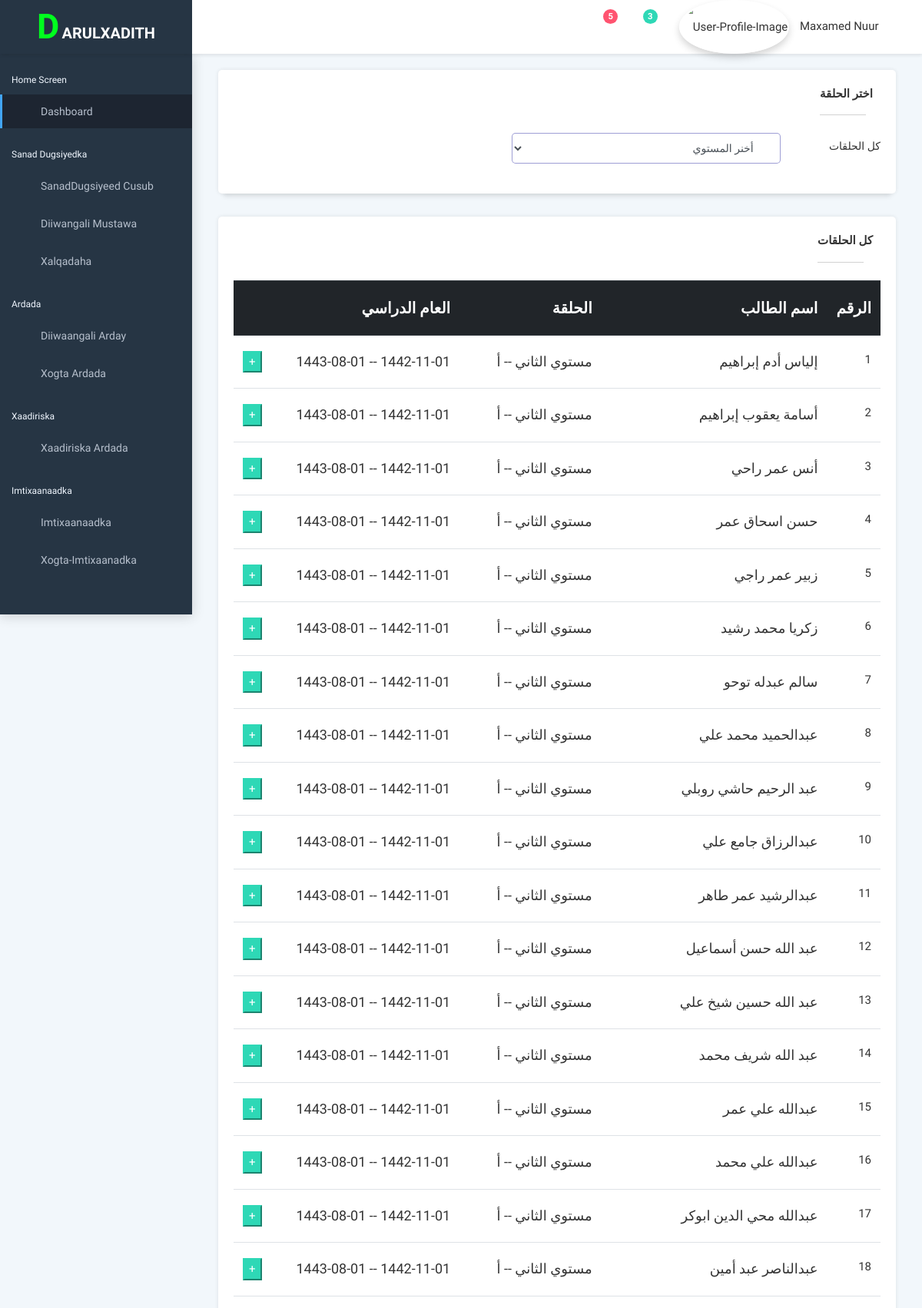
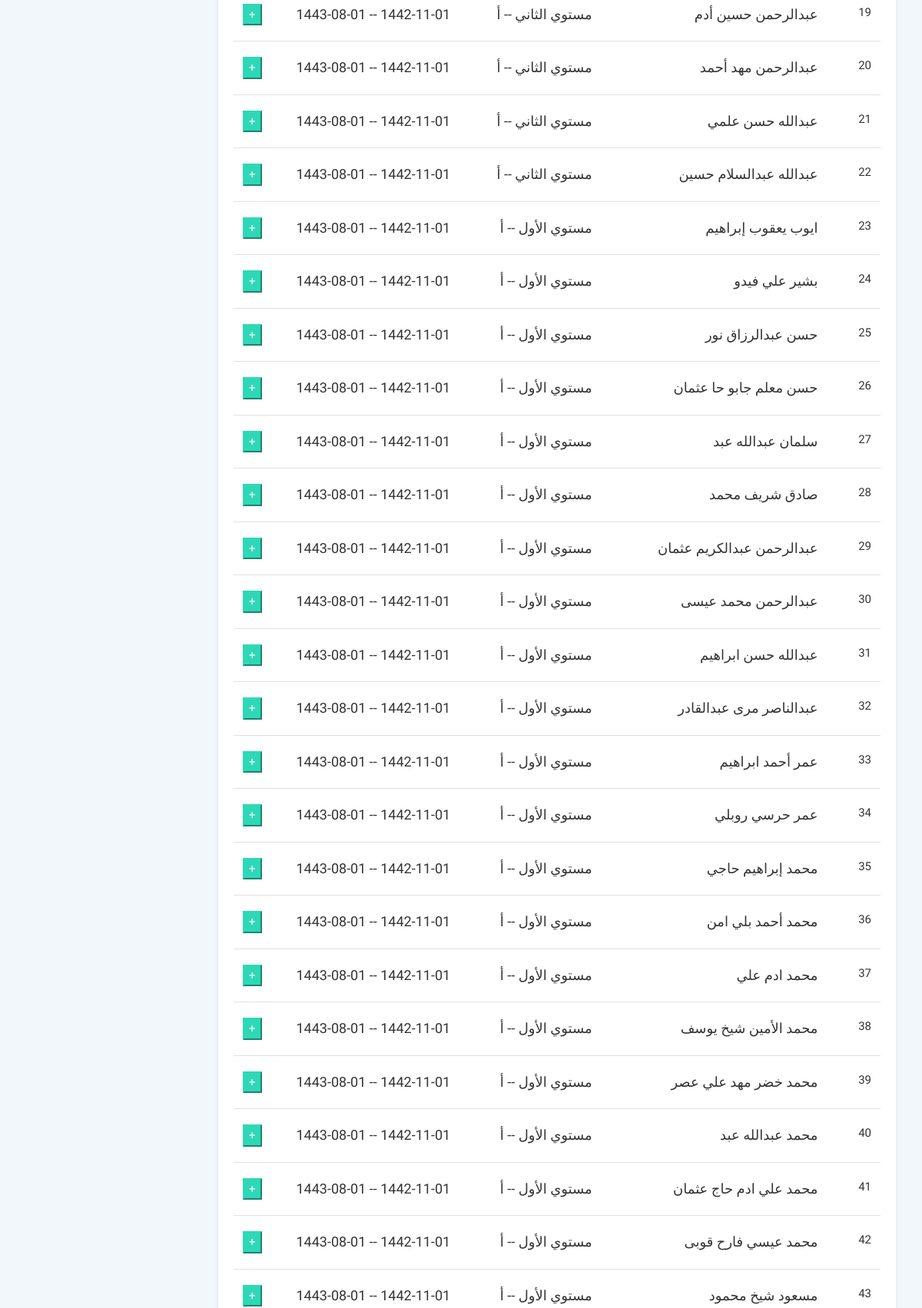
The app's page /imtixaanadka/ (upper part) with its own data (2 pictures, top to bottom).
### darulxadith_system/models.py (models this page shows)
class Ardada(models.Model):
    magacaArdayga=models.CharField(max_length=255)
    jinsiga=models.CharField(max_length=10,default='lab')
    sawirkaArdayga=models.ImageField(null=True,blank=True, upload_to="images/sawirada_ardada/")
    meeshaDhalashada=models.CharField(max_length=100,null=True,blank=True)
    waqtigaDhalashada=models.CharField(max_length=100,null=True,blank=True)
    numberkaArdayga=models.IntegerField(null=True,default=0)
    mustawahaArdayga=models.ForeignKey(Xalqada,on_delete=models.CASCADE)
    magacaMasuulka=models.CharField(max_length=100,null=True,blank=True)
    numberkaMasuulka=models.IntegerField(null=True,default=0)
    sanadDugsiyedka=models.ForeignKey(SanadDugsiyeedka,on_delete=models.CASCADE,default=SanadDugsiyeedka.objects.all().last().id)
    tarikhdaDiwangalinta=models.CharField(max_length=12,blank=True,null=True)
    def __str__(self) -> str:
        return self.magacaArdayga

class Xalqada(models.Model):
    mustawaha=models.ForeignKey(Mustawaha,on_delete=models.CASCADE)
    magacaXalqada=models.CharField(max_length=255)
    def __str__(self) -> str:
        return str(self.mustawaha) +" -- "+ self.magacaXalqada

class Mustawaha(models.Model):
    magacaMustawaha=models.CharField(max_length=100)
    sanadDugsiyeedka=models.ForeignKey(SanadDugsiyeedka,on_delete=models.CASCADE)
    maadoyinka=models.CharField(max_length=1000)
    def __str__(self) -> str:
        return self.magacaMustawaha

class SanadDugsiyeedka(models.Model):
    taariikhdaBillowgaHijri = models.CharField(max_length=10)
    taariikhdaDhamaadkaHijri = models.CharField(max_length=10)
    taariikhdaBillowgaMiladi=models.CharField(max_length=10)
    taariikhdaDhamaadkaMIladi=models.CharField(max_length=10)
    def __str__(self):
        return str(self.taariikhdaBillowgaHijri)+" -- "+str(self.taariikhdaDhamaadkaHijri)

### darulxadith_system/views.py (the view)
# urls.py: path('imtixaanadka/',views.imtixaanadka),
def imtixaanadka(request):
    data={
        'xalqadaha':Xalqada.objects.all(),
        'ardada':Ardada.objects.all()
    }
    return render(request,'darulxadith_pr/imtixaanadka.html',data)

### templates/darulxadith_pr/imtixaanadka.html (shortened to what this page needs)
{% extends 'base.html' %}
{% load jalali_tags %}
{% load static %}
{% block content %}
<div class="pcoded-content" dir="rtl" style="text-align: right; font-family: 'Amiri', serif;">
    <div class="pcoded-inner-content">
        <div class="main-body">
            <div class="page-wrapper">
                <div class="page-body">
                    <div class="row">
                        <div class="col-sm-12">
                            <div class="card">
                                <div class="card-header">
                                    <h5 style="font-family: 'Amiri', serif;">اختر الحلقة</h5>
                                </div>
                                <div class="card-block">
                                    <form method="post" action="/mustawa/" enctype="multipart/form-data">
                                        <div class="form-group row">
                                            <label class="col-sm-2 col-form-label">كل الحلقات</label>
                                            <div class="row">
                                                <div class="col-sm-8">
                                                    <select name="xalqadaha" id="xalqadaha" class="form-control"
                                                        style='padding-right: 30px;width:350px;height: 40px; border: 1px solid rgba(29, 29, 157, 0.427);border-radius: 5px;'
                                                        required style="text-align: center;">
                                                        <option disabled selected> أخنر المستوي </option>
                                                    </select>
                                                </div>
                                            </div>
                                        </div>
                                    </form>
                                </div>
                            </div>
                            {% if not ardada %}
                            {% else %}
                            <div class="card">
                                <div class="card-header">
                                    <h5 style="font-family: 'Amiri', serif;">كل الحلقات</h5>
                                </div>
                                <div class="card-block">
                                    <table class="table table-hover">
                                        <thead class="thead-dark">
                                            <th width="10px"style="font-size: 20px;" >الرقم</th>
                                            <th style="font-size: 20px;">اسم الطالب</th>
                                            <th style="font-size: 20px;">الحلقة</th>
                                            <th style="font-size: 20px;">العام الدراسي</th>
                                            <th width='10px' ></th>
                                        </thead>
                                        <tbody>
                                            {% for ardayga in ardada %}
                                            <tr onclick="location.href='/qaadista_buundoyinka/{{ardayga.mustawahaArdayga.mustawaha}}/{{ardayga.mustawahaArdayga.magacaXalqada}}/{{ardayga}}/'">
                                                 <td>{{ forloop.counter }}</td>
                                                <td style="font-size: 18px;" >{{ ardayga }}</td>
                                                <td style="font-size: 18px;" >{{ ardayga.mustawahaArdayga }}</td>
                                                <td style="font-size: 18px;" >{{ ardayga.sanadDugsiyedka }}</td>
                                                <td><button class="btn-success" >+</button></td>
                                            </tr>
                                            {% endfor %}
                                        </tbody>
                                    </table>
                                </div>
                            </div>
                            {% endif %}
                        </div>
                    </div>
                </div>
            </div>
        </div>
    </div>
</div>
{% endblock %}

### records on screen
Ardada: magacaArdayga "إلياس أدم إبراهيم", mustawahaArdayga "مستوي الثاني -- أ", sanadDugsiyedka "1442-11-01 -- 1443-08-01"
Ardada: magacaArdayga "أسامة يعقوب إبراهيم", mustawahaArdayga "مستوي الثاني -- أ", sanadDugsiyedka "1442-11-01 -- 1443-08-01"
Ardada: magacaArdayga "أنس عمر راحي", mustawahaArdayga "مستوي الثاني -- أ", sanadDugsiyedka "1442-11-01 -- 1443-08-01"
Ardada: magacaArdayga "حسن اسحاق عمر", mustawahaArdayga "مستوي الثاني -- أ", sanadDugsiyedka "1442-11-01 -- 1443-08-01"
Ardada: magacaArdayga "زبير عمر راجي", mustawahaArdayga "مستوي الثاني -- أ", sanadDugsiyedka "1442-11-01 -- 1443-08-01"
Ardada: magacaArdayga "زكريا محمد رشيد", mustawahaArdayga "مستوي الثاني -- أ", sanadDugsiyedka "1442-11-01 -- 1443-08-01"
Ardada: magacaArdayga "سالم عبدله توحو", mustawahaArdayga "مستوي الثاني -- أ", sanadDugsiyedka "1442-11-01 -- 1443-08-01"
Ardada: magacaArdayga "عبدالحميد محمد علي", mustawahaArdayga "مستوي الثاني -- أ", sanadDugsiyedka "1442-11-01 -- 1443-08-01"
Ardada: magacaArdayga "عبد الرحيم حاشي روبلي", mustawahaArdayga "مستوي الثاني -- أ", sanadDugsiyedka "1442-11-01 -- 1443-08-01"
Ardada: magacaArdayga "عبدالرزاق جامع علي", mustawahaArdayga "مستوي الثاني -- أ", sanadDugsiyedka "1442-11-01 -- 1443-08-01"
Ardada: magacaArdayga "عبدالرشيد عمر طاهر", mustawahaArdayga "مستوي الثاني -- أ", sanadDugsiyedka "1442-11-01 -- 1443-08-01"
Ardada: magacaArdayga "عبد الله حسن أسماعيل", mustawahaArdayga "مستوي الثاني -- أ", sanadDugsiyedka "1442-11-01 -- 1443-08-01"
Ardada: magacaArdayga "عبد الله حسين شيخ علي", mustawahaArdayga "مستوي الثاني -- أ", sanadDugsiyedka "1442-11-01 -- 1443-08-01"
Ardada: magacaArdayga "عبد الله شريف محمد", mustawahaArdayga "مستوي الثاني -- أ", sanadDugsiyedka "1442-11-01 -- 1443-08-01"
Ardada: magacaArdayga "عبدالله علي عمر", mustawahaArdayga "مستوي الثاني -- أ", sanadDugsiyedka "1442-11-01 -- 1443-08-01"
Ardada: magacaArdayga "عبدالله علي محمد", mustawahaArdayga "مستوي الثاني -- أ", sanadDugsiyedka "1442-11-01 -- 1443-08-01"
Ardada: magacaArdayga "عبدالله محي الدين ابوكر", mustawahaArdayga "مستوي الثاني -- أ", sanadDugsiyedka "1442-11-01 -- 1443-08-01"
Ardada: magacaArdayga "عبدالناصر عبد أمين", mustawahaArdayga "مستوي الثاني -- أ", sanadDugsiyedka "1442-11-01 -- 1443-08-01"
Ardada: magacaArdayga "عبدالرحمن حسين أدم", mustawahaArdayga "مستوي الثاني -- أ", sanadDugsiyedka "1442-11-01 -- 1443-08-01"
Ardada: magacaArdayga "عبدالرحمن مهد أحمد", mustawahaArdayga "مستوي الثاني -- أ", sanadDugsiyedka "1442-11-01 -- 1443-08-01"
Ardada: magacaArdayga "عبدالله حسن علمي", mustawahaArdayga "مستوي الثاني -- أ", sanadDugsiyedka "1442-11-01 -- 1443-08-01"
Ardada: magacaArdayga "عبدالله عبدالسلام حسين", mustawahaArdayga "مستوي الثاني -- أ", sanadDugsiyedka "1442-11-01 -- 1443-08-01"
Ardada: magacaArdayga "ايوب يعقوب إبراهيم", mustawahaArdayga "مستوي الأول -- أ", sanadDugsiyedka "1442-11-01 -- 1443-08-01"
Ardada: magacaArdayga "بشير علي فيدو", mustawahaArdayga "مستوي الأول -- أ", sanadDugsiyedka "1442-11-01 -- 1443-08-01"
Ardada: magacaArdayga "حسن عبدالرزاق نور", mustawahaArdayga "مستوي الأول -- أ", sanadDugsiyedka "1442-11-01 -- 1443-08-01"
Ardada: magacaArdayga "حسن معلم جابو حا عثمان", mustawahaArdayga "مستوي الأول -- أ", sanadDugsiyedka "1442-11-01 -- 1443-08-01"
Ardada: magacaArdayga "سلمان عبدالله عبد", mustawahaArdayga "مستوي الأول -- أ", sanadDugsiyedka "1442-11-01 -- 1443-08-01"
Ardada: magacaArdayga "صادق شريف محمد", mustawahaArdayga "مستوي الأول -- أ", sanadDugsiyedka "1442-11-01 -- 1443-08-01"
Ardada: magacaArdayga "عبدالرحمن عبدالكريم عثمان", mustawahaArdayga "مستوي الأول -- أ", sanadDugsiyedka "1442-11-01 -- 1443-08-01"
Ardada: magacaArdayga "عبدالرحمن محمد عيسى", mustawahaArdayga "مستوي الأول -- أ", sanadDugsiyedka "1442-11-01 -- 1443-08-01"
Ardada: magacaArdayga "عبدالله حسن ابراهيم", mustawahaArdayga "مستوي الأول -- أ", sanadDugsiyedka "1442-11-01 -- 1443-08-01"
Ardada: magacaArdayga "عبدالناصر مرى عبدالقادر", mustawahaArdayga "مستوي الأول -- أ", sanadDugsiyedka "1442-11-01 -- 1443-08-01"
Ardada: magacaArdayga "عمر أحمد ابراهيم", mustawahaArdayga "مستوي الأول -- أ", sanadDugsiyedka "1442-11-01 -- 1443-08-01"
Ardada: magacaArdayga "عمر حرسي روبلي", mustawahaArdayga "مستوي الأول -- أ", sanadDugsiyedka "1442-11-01 -- 1443-08-01"
Ardada: magacaArdayga "محمد إبراهيم حاجي", mustawahaArdayga "مستوي الأول -- أ", sanadDugsiyedka "1442-11-01 -- 1443-08-01"
Ardada: magacaArdayga "محمد أحمد بلي امن", mustawahaArdayga "مستوي الأول -- أ", sanadDugsiyedka "1442-11-01 -- 1443-08-01"
Ardada: magacaArdayga "محمد ادم علي", mustawahaArdayga "مستوي الأول -- أ", sanadDugsiyedka "1442-11-01 -- 1443-08-01"
Ardada: magacaArdayga "محمد الأمين شيخ يوسف", mustawahaArdayga "مستوي الأول -- أ", sanadDugsiyedka "1442-11-01 -- 1443-08-01"
Ardada: magacaArdayga "محمد خضر مهد علي عصر", mustawahaArdayga "مستوي الأول -- أ", sanadDugsiyedka "1442-11-01 -- 1443-08-01"
Ardada: magacaArdayga "محمد عبدالله عبد", mustawahaArdayga "مستوي الأول -- أ", sanadDugsiyedka "1442-11-01 -- 1443-08-01"
Ardada: magacaArdayga "محمد علي ادم حاج عثمان", mustawahaArdayga "مستوي الأول -- أ", sanadDugsiyedka "1442-11-01 -- 1443-08-01"
Ardada: magacaArdayga "محمد عيسي فارح قوبى", mustawahaArdayga "مستوي الأول -- أ", sanadDugsiyedka "1442-11-01 -- 1443-08-01"
Ardada: magacaArdayga "مسعود شيخ محمود", mustawahaArdayga "مستوي الأول -- أ", sanadDugsiyedka "1442-11-01 -- 1443-08-01"
